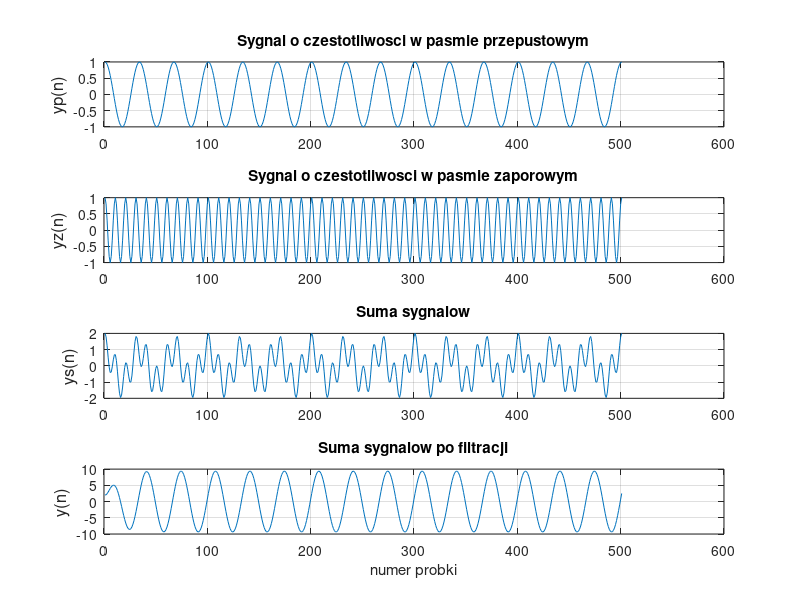

Reproduce this figure in MATLAB.
clear; 

fz=100; Rz=1;                         %częstotliwość w Hz i promień zera
fp=30; Rp=0.9;                      %częstotliwość w Hz i promień bieguna

fs=1000;                             %częstotliwość próbkowania w Hz

Omega_z=2*pi*(fz/fs);                %kąt zera
Omega_p=2*pi*(fp/fs);                %kąt bieguna

z=Rz*exp(1i*Omega_z);                %zero
p=Rp*exp(1i*Omega_p);                %biegun
z=[z conj(z)];                       %dwa zera
p=[p conj(p)];                       %dwa bieguny

[B,A]=zp2tf(z',p',1);            %oblicza współczynniki transmitancji {B,A}
                                 %na podstawie {z,p}
                             
x=0:1/fs:0.5;
yp = cos(2*pi*fp*x);
yz = cos(2*pi*fz*x);
ys= yp + yz; %suma sygnalow
y= filter(B,A,ys);%filtracja

subplot(4,1,1); plot(yp); title('Sygnal o czestotliwosci w pasmie przepustowym'); 
ylabel('yp(n)','FontSize',12); grid;
subplot(4,1,2); plot(yz); title('Sygnal o czestotliwosci w pasmie zaporowym');
ylabel('yz(n)','FontSize',12); grid;
subplot(4,1,3); plot(ys); title('Suma sygnalow');
ylabel('ys(n)','FontSize',12); grid;
subplot(4,1,4); plot(y); title('Suma sygnalow po filtracji'); 
xlabel('numer probki'); ylabel('y(n)','FontSize',12); grid;

% A. Projektowanie filtru transmitancja z
% A1. Zaprojektuj filtr dolnoprzepustowy tłumiący częstotliwość 100 Hz i 
%     przepuszczający częstotliwość 30 Hz przy częstotliwości próbkowania 1 kHz,
%     a zafalowania odpowiedzi impulsowej kończą się przed 100 próbką

% Należy użyć parametrów z części A 
% B. Testowanie filtru transmitancja z 
% B1. W sprawozdaniu zapisz wzór transmitancji H(z), na podstawie wartości macierzy A i B
% B2. Podłącz sygnał (suma dwóch sinusoid) do wejścia filtra (funkcja filter(,,))
% B3. Porównaj sygnał wejsciowy i wyjściowy, jak wpływają na filtrację prametry projektowe (proszę zwrócić uwagę na promienie)